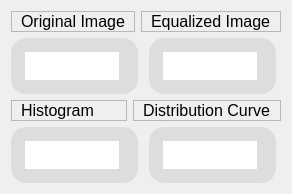
      <widget class="QWidget" name="tab_3">
       <attribute name="title">
        <string>Histograms &amp;&amp; Equalization</string>
       </attribute>
       <layout class="QGridLayout" name="gridLayout_49">
        <item row="0" column="0">
         <layout class="QGridLayout" name="gridLayout_48">
          <item row="0" column="0">
           <layout class="QHBoxLayout" name="horizontalLayout_4">
            <item>
             <widget class="QFrame" name="frame_13">
              <property name="maximumSize">
               <size>
                <width>16777215</width>
                <height>80</height>
               </size>
              </property>
              <property name="frameShape">
               <enum>QFrame::StyledPanel</enum>
              </property>
              <property name="frameShadow">
               <enum>QFrame::Raised</enum>
              </property>
              <layout class="QGridLayout" name="gridLayout_21">
               <property name="topMargin">
                <number>0</number>
               </property>
               <property name="bottomMargin">
                <number>0</number>
               </property>
               <item row="0" column="0">
                <widget class="QLabel" name="label_11">
                 <property name="maximumSize">
                  <size>
                   <width>16777215</width>
                   <height>40</height>
                  </size>
                 </property>
                 <property name="font">
                  <font>
                   <pointsize>12</pointsize>
                  </font>
                 </property>
                 <property name="styleSheet">
                  <string notr="true"/>
                 </property>
                 <property name="text">
                  <string>Original Image</string>
                 </property>
                 <property name="textFormat">
                  <enum>Qt::AutoText</enum>
                 </property>
                </widget>
               </item>
              </layout>
             </widget>
            </item>
            <item>
             <widget class="QFrame" name="frame_14">
              <property name="maximumSize">
               <size>
                <width>16777215</width>
                <height>80</height>
               </size>
              </property>
              <property name="frameShape">
               <enum>QFrame::StyledPanel</enum>
              </property>
              <property name="frameShadow">
               <enum>QFrame::Raised</enum>
              </property>
              <layout class="QGridLayout" name="gridLayout_47">
               <property name="topMargin">
                <number>0</number>
               </property>
               <property name="bottomMargin">
                <number>0</number>
               </property>
               <item row="0" column="0">
                <widget class="QLabel" name="label_12">
                 <property name="maximumSize">
                  <size>
                   <width>16777215</width>
                   <height>40</height>
                  </size>
                 </property>
                 <property name="font">
                  <font>
                   <pointsize>12</pointsize>
                  </font>
                 </property>
                 <property name="styleSheet">
                  <string notr="true"/>
                 </property>
                 <property name="text">
                  <string>Equalized Image</string>
                 </property>
                 <property name="textFormat">
                  <enum>Qt::AutoText</enum>
                 </property>
                </widget>
               </item>
              </layout>
             </widget>
            </item>
           </layout>
          </item>
          <item row="1" column="0">
           <layout class="QGridLayout" name="gridLayout_42">
            <item row="0" column="0">
             <widget class="QGroupBox" name="groupBox_26">
              <property name="maximumSize">
               <size>
                <width>16777215</width>
                <height>16777215</height>
               </size>
              </property>
              <property name="styleSheet">
               <string notr="true">QGroupBox {
  width: 65vw;
  height: 90vh;
  background-color:#dddddd;
  border-radius: 15px;
  padding: 5px; /* Adjust padding as needed */
  margin-right: 5px;
}

/* You may need to adjust the sub-controls styles based on your specific requirements */
QGroupBox::title {
  subcontrol-origin: margin;
  padding: 0 10px;
  font-size: 12px; /* Updated font size to 12px */
}


QGroupBox::indicator {
  width: 13px;
  height: 13px;
}


</string>
              </property>
              <property name="title">
               <string/>
              </property>
              <layout class="QGridLayout" name="gridLayout_43">
               <item row="0" column="0">
                <widget class="QGroupBox" name="groupBox_27">
                 <property name="maximumSize">
                  <size>
                   <width>16777215</width>
                   <height>16777215</height>
                  </size>
                 </property>
                 <property name="styleSheet">
                  <string notr="true">QGroupBox {
  width: 65vw;
  height: 90vh;
  background-color:rgb(255, 255, 255);
  border-radius: 15px;
  padding: 5px; /* Adjust padding as needed */
  margin-right: 5px;
}

/* You may need to adjust the sub-controls styles based on your specific requirements */
QGroupBox::title {
  subcontrol-origin: margin;
  subcontrol-position: top center;
  padding: 0 3px;
}

QGroupBox::indicator {
  width: 13px;
  height: 13px;
}


</string>
                 </property>
                 <property name="title">
                  <string/>
                 </property>
                 <layout class="QGridLayout" name="gridLayout_44">
                  <item row="0" column="0">
                   <widget class="PlotWidget" name="original_image" native="true"/>
                  </item>
                 </layout>
                </widget>
               </item>
              </layout>
             </widget>
            </item>
            <item row="0" column="1">
             <widget class="QGroupBox" name="groupBox_28">
              <property name="maximumSize">
               <size>
                <width>16777215</width>
                <height>16777215</height>
               </size>
              </property>
              <property name="styleSheet">
               <string notr="true">QGroupBox {
  width: 65vw;
  height: 90vh;
  background-color:#dddddd;
  border-radius: 15px;
  padding: 5px; /* Adjust padding as needed */
  margin-right: 5px;
}

/* You may need to adjust the sub-controls styles based on your specific requirements */
QGroupBox::title {
  subcontrol-origin: margin;
  padding: 0 10px;
}

QGroupBox::indicator {
  width: 13px;
  height: 13px;
}


</string>
              </property>
              <property name="title">
               <string/>
              </property>
              <layout class="QGridLayout" name="gridLayout_45">
               <item row="0" column="0">
                <widget class="QGroupBox" name="groupBox_29">
                 <property name="maximumSize">
                  <size>
                   <width>16777215</width>
                   <height>16777215</height>
                  </size>
                 </property>
                 <property name="styleSheet">
                  <string notr="true">QGroupBox {

  background-color:rgb(255, 255, 255);
  border-radius: 15px;
 
}

/* You may need to adjust the sub-controls styles based on your specific requirements */
QGroupBox::title {
  subcontrol-origin: margin;

  padding: 0 3px;
}




</string>
                 </property>
                 <property name="title">
                  <string/>
                 </property>
                 <layout class="QGridLayout" name="gridLayout_46">
                  <item row="0" column="0">
                   <widget class="PlotWidget" name="equalized_image" native="true"/>
                  </item>
                 </layout>
                </widget>
               </item>
              </layout>
             </widget>
            </item>
           </layout>
          </item>
          <item row="2" column="0">
           <layout class="QHBoxLayout" name="horizontalLayout_2">
            <item>
             <widget class="QFrame" name="frame_9">
              <property name="maximumSize">
               <size>
                <width>16777215</width>
                <height>80</height>
               </size>
              </property>
              <property name="frameShape">
               <enum>QFrame::StyledPanel</enum>
              </property>
              <property name="frameShadow">
               <enum>QFrame::Raised</enum>
              </property>
              <layout class="QGridLayout" name="gridLayout_20">
               <property name="topMargin">
                <number>0</number>
               </property>
               <property name="bottomMargin">
                <number>0</number>
               </property>
               <item row="0" column="0">
                <widget class="QLabel" name="label_10">
                 <property name="maximumSize">
                  <size>
                   <width>16777215</width>
                   <height>40</height>
                  </size>
                 </property>
                 <property name="font">
                  <font>
                   <pointsize>12</pointsize>
                  </font>
                 </property>
                 <property name="styleSheet">
                  <string notr="true"/>
                 </property>
                 <property name="text">
                  <string>Histogram</string>
                 </property>
                 <property name="textFormat">
                  <enum>Qt::AutoText</enum>
                 </property>
                </widget>
               </item>
              </layout>
             </widget>
            </item>
            <item>
             <widget class="QFrame" name="frame_8">
              <property name="maximumSize">
               <size>
                <width>16777215</width>
                <height>80</height>
               </size>
              </property>
              <property name="frameShape">
               <enum>QFrame::StyledPanel</enum>
              </property>
              <property name="frameShadow">
               <enum>QFrame::Raised</enum>
              </property>
              <layout class="QGridLayout" name="gridLayout_19">
               <property name="topMargin">
                <number>0</number>
               </property>
               <property name="bottomMargin">
                <number>0</number>
               </property>
               <item row="0" column="0">
                <widget class="QLabel" name="label_9">
                 <property name="maximumSize">
                  <size>
                   <width>16777215</width>
                   <height>40</height>
                  </size>
                 </property>
                 <property name="font">
                  <font>
                   <pointsize>12</pointsize>
                  </font>
                 </property>
                 <property name="styleSheet">
                  <string notr="true"/>
                 </property>
                 <property name="text">
                  <string>Distribution Curve</string>
                 </property>
                 <property name="textFormat">
                  <enum>Qt::AutoText</enum>
                 </property>
                </widget>
               </item>
              </layout>
             </widget>
            </item>
           </layout>
          </item>
          <item row="3" column="0">
           <layout class="QHBoxLayout" name="horizontalLayout">
            <item>
             <widget class="QGroupBox" name="groupBox_14">
              <property name="maximumSize">
               <size>
                <width>16777215</width>
                <height>16777215</height>
               </size>
              </property>
              <property name="styleSheet">
               <string notr="true">QGroupBox {
  width: 65vw;
  height: 90vh;
  background-color:#dddddd;
  border-radius: 15px;
  padding: 5px; /* Adjust padding as needed */
  margin-right: 5px;
}

/* You may need to adjust the sub-controls styles based on your specific requirements */
QGroupBox::title {
  subcontrol-origin: margin;
  subcontrol-position: top center;
  padding: 0 3px;
}

QGroupBox::indicator {
  width: 13px;
  height: 13px;
}


</string>
              </property>
              <property name="title">
               <string/>
              </property>
              <layout class="QVBoxLayout" name="verticalLayout_23">
               <item>
                <layout class="QVBoxLayout" name="verticalLayout_11">
                 <item>
                  <widget class="QGroupBox" name="groupBox_15">
                   <property name="maximumSize">
                    <size>
                     <width>16777215</width>
                     <height>16777215</height>
                    </size>
                   </property>
                   <property name="styleSheet">
                    <string notr="true">QGroupBox {
  width: 65vw;
  height: 90vh;
  background-color:rgb(255, 255, 255);
  border-radius: 15px;
  padding: 5px; /* Adjust padding as needed */
  margin-right: 5px;
}

/* You may need to adjust the sub-controls styles based on your specific requirements */
QGroupBox::title {
  subcontrol-origin: margin;
  subcontrol-position: top center;
  padding: 0 3px;
}

QGroupBox::indicator {
  width: 13px;
  height: 13px;
}


</string>
                   </property>
                   <property name="title">
                    <string/>
                   </property>
                   <layout class="QGridLayout" name="gridLayout_41">
                    <item row="0" column="0">
                     <widget class="PlotWidget" name="histograme_plot" native="true"/>
                    </item>
                   </layout>
                  </widget>
                 </item>
                </layout>
               </item>
              </layout>
             </widget>
            </item>
            <item>
             <layout class="QVBoxLayout" name="verticalLayout_12">
              <item>
               <widget class="QGroupBox" name="groupBox_16">
                <property name="maximumSize">
                 <size>
                  <width>16777215</width>
                  <height>16777215</height>
                 </size>
                </property>
                <property name="styleSheet">
                 <string notr="true">QGroupBox {
  width: 65vw;
  height: 90vh;
  background-color:#dddddd;
  border-radius: 15px;
  padding: 5px; /* Adjust padding as needed */
  margin-right: 5px;
}

/* You may need to adjust the sub-controls styles based on your specific requirements */
QGroupBox::title {
  subcontrol-origin: margin;
  subcontrol-position: top center;
  padding: 0 3px;
}

QGroupBox::indicator {
  width: 13px;
  height: 13px;
}


</string>
                </property>
                <property name="title">
                 <string/>
                </property>
                <layout class="QVBoxLayout" name="verticalLayout_25">
                 <item>
                  <layout class="QVBoxLayout" name="verticalLayout_13">
                   <item>
                    <widget class="QGroupBox" name="groupBox_18">
                     <property name="maximumSize">
                      <size>
                       <width>16777215</width>
                       <height>16777215</height>
                      </size>
                     </property>
                     <property name="styleSheet">
                      <string notr="true">QGroupBox {
  width: 65vw;
  height: 90vh;
  background-color:rgb(255, 255, 255);
  border-radius: 15px;
  padding: 5px; /* Adjust padding as needed */
  margin-right: 5px;
}

/* You may need to adjust the sub-controls styles based on your specific requirements */
QGroupBox::title {
  subcontrol-origin: margin;
  subcontrol-position: top center;
  padding: 0 3px;
}

QGroupBox::indicator {
  width: 13px;
  height: 13px;
}


</string>
                     </property>
                     <property name="title">
                      <string/>
                     </property>
                     <layout class="QVBoxLayout" name="verticalLayout_27">
                      <item>
                       <widget class="PlotWidget" name="distribution_curve_plot" native="true"/>
                      </item>
                     </layout>
                    </widget>
                   </item>
                  </layout>
                 </item>
                </layout>
               </widget>
              </item>
             </layout>
            </item>
           </layout>
          </item>
         </layout>
        </item>
       </layout>
      </widget>
